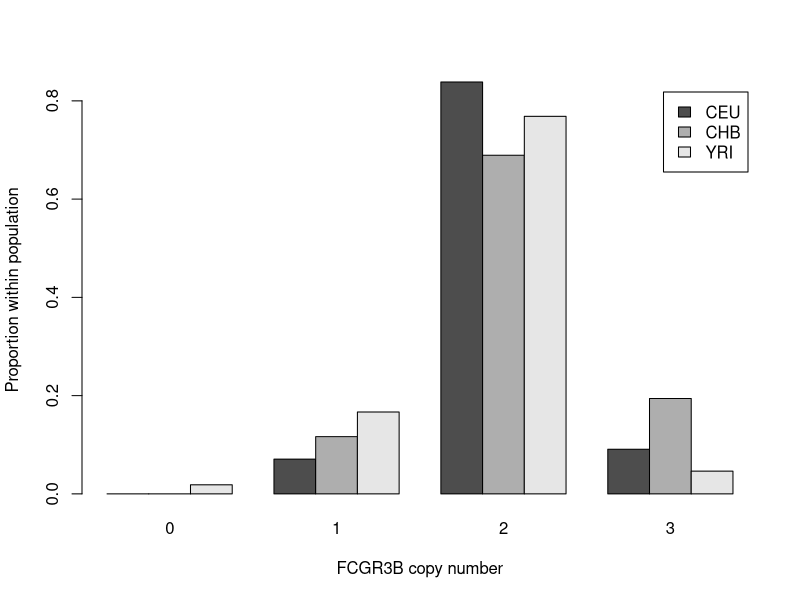
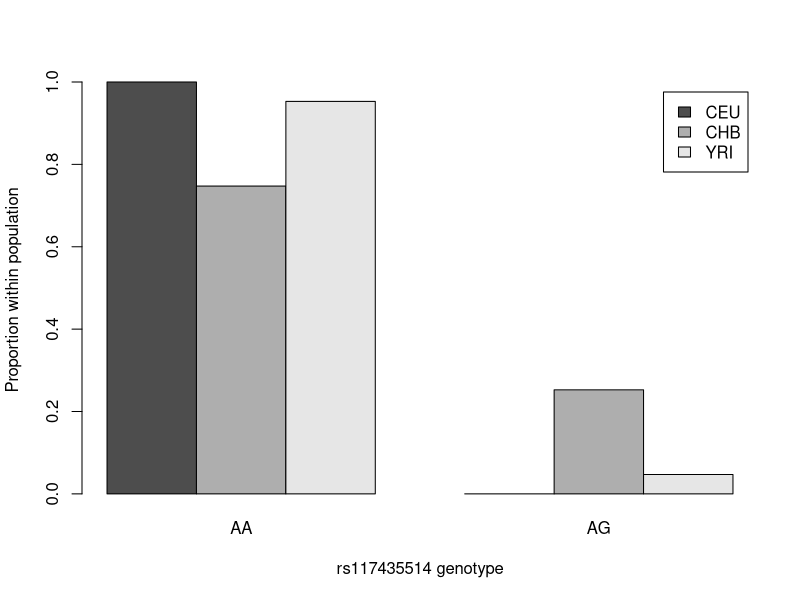

Write the R code that produced these figures, in order.
## ---- chunk 1
fcgrDat = read.csv('FCGR-counts.csv', row.names=1)
## ---- chunk 2
CNcalls = read.csv('CNcalls.csv')
## ---- chunk 3
head(CNcalls)
## ---- chunk 4
fcgrTab = table(CNcalls[,"Population"], CNcalls[,"FCGR3B_CN"])
fcgrTab
## ---- chunk 5
chisq.test( fcgrTab )
## ---- chunk 6
fisher.test( fcgrTab )
## ---- chunk 7
options(digits=3)
prop.table( fcgrTab, 1)
## ---- chunk 8
barplot( prop.table( fcgrTab, 1), beside=TRUE, legend=TRUE,
         xlab="FCGR3B copy number", ylab= "Proportion within population")
## ---- chunk 9
fcgrSNP = read.csv('FCGR_rs117435514.csv')
## ---- chunk 10
head(fcgrSNP)
## ---- chunk 11
table( fcgrSNP[,"rs117435514"] )
## ---- chunk 12
table( fcgrSNP[,"Population"], fcgrSNP[,"rs117435514"] )
## ---- chunk 13
table( fcgrSNP[,"Population"], fcgrSNP[,"rs117435514"] , useNA='always')
## ---- chunk 14
fcgrSnpTab = table( fcgrSNP[,"Population"], fcgrSNP[,"rs117435514"] )
round( prop.table(fcgrSnpTab, 1), 3)
barplot( prop.table(fcgrSnpTab, 1), beside=TRUE, legend=TRUE, xlab="rs117435514 genotype", ylab= "Proportion within population")
## ---- chunk 15
table( fcgrSNP[,"rs117435514"], CNcalls[,"FCGR3B_CN"], dnn=c("SNP","CopyNumber") )
## ---- chunk 16
table( fcgrSNP[,"rs117435514"], CNcalls[,"FCGR3B_CN"],  CNcalls[,"Population"] )[,,"CHB"] 
## ---- chunk 17
fcgrCHBtab = table( fcgrSNP[,"rs117435514"], CNcalls[,"FCGR3B_CN"],  CNcalls[,"Population"] )[,,"CHB"] 
fisher.test( fcgrCHBtab )
